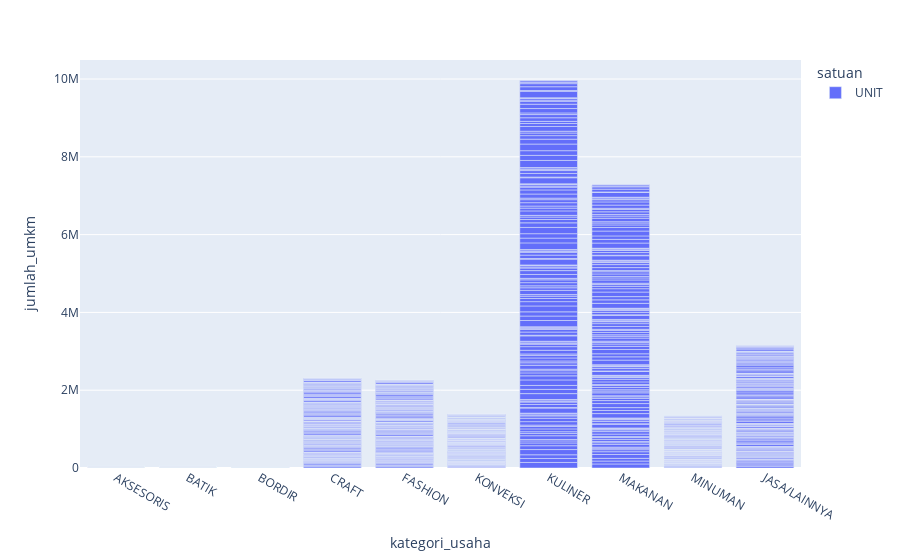

The cell this chart's notebook holds for it:
### Markdown cell above
### **Jenis Usaha dan Jumlah UMKM manakah yang terbanyak dari setiap satuan Unit?**

### Code cell
bivariate_visualization_bar(
    data=data,
    x=data['kategori_usaha'],
    y=data['jumlah_umkm'],
    color=data['satuan']
)

### Figure 1 — Plotly figure (JSON) as saved in the notebook; plotly's stock layout.template omitted (floating-point values rounded to 4 significant figures; data arrays with more than 128 entries replaced by an {"elided": "..."} marker saying what was removed)
{"data": [{"alignmentgroup": "True", "hovertemplate": "satuan=UNIT<br>kategori_usaha=%{x}<br>jumlah_umkm=%{y}<extra></extra>", "legendgroup": "UNIT", "marker": {"color": "#636efa", "pattern": {"shape": ""}}, "name": "UNIT", "offsetgroup": "UNIT", "orientation": "v", "showlegend": true, "textposition": "auto", "type": "bar", "x": {"elided": "1350 str values"}, "xaxis": "x", "y": {"elided": "1350 int values"}, "yaxis": "y"}], "layout": {"autosize": true, "barmode": "relative", "legend": {"title": {"text": "satuan"}, "tracegroupgap": 0}, "margin": {"t": 60}, "xaxis": {"anchor": "y", "autorange": true, "domain": [0, 1], "range": [-0.5, 9.5], "title": {"text": "kategori_usaha"}, "type": "category"}, "yaxis": {"anchor": "x", "autorange": true, "domain": [0, 1], "range": [0, 10490000.0], "title": {"text": "jumlah_umkm"}, "type": "linear"}}}
